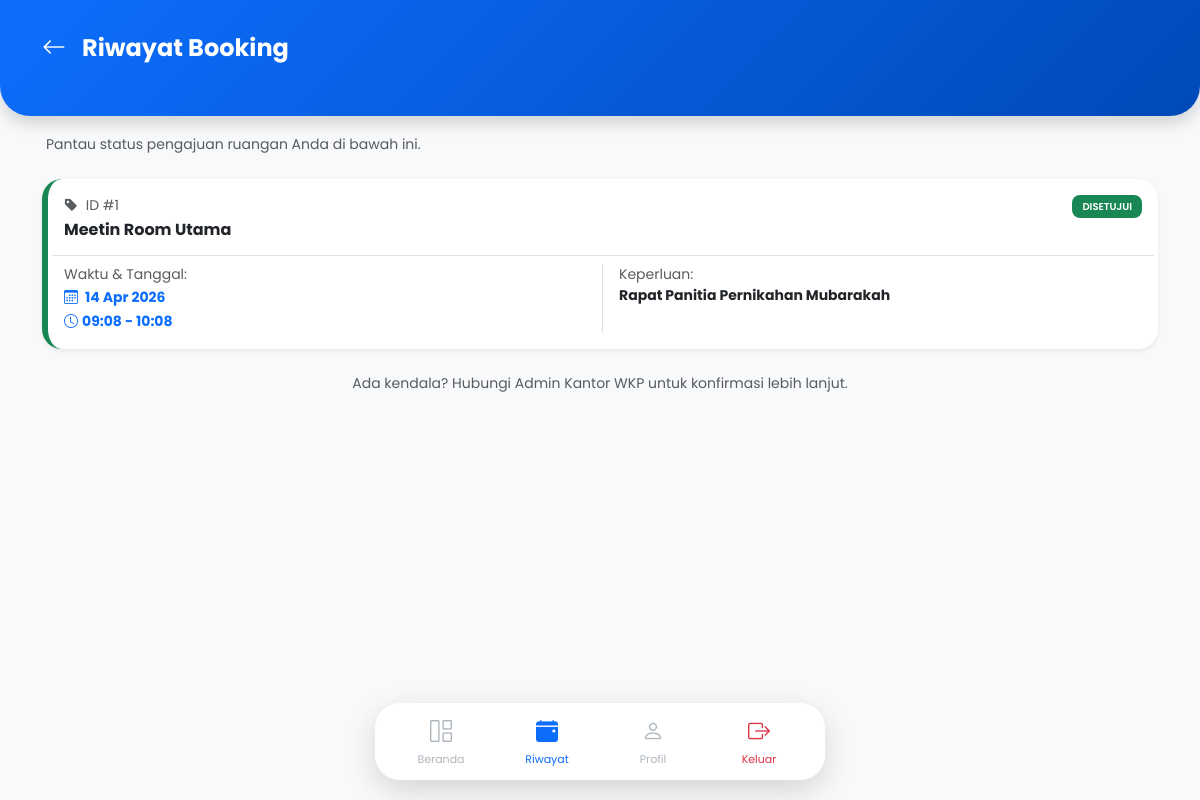
The app's page /user/riwayat.php (signed in), older data.
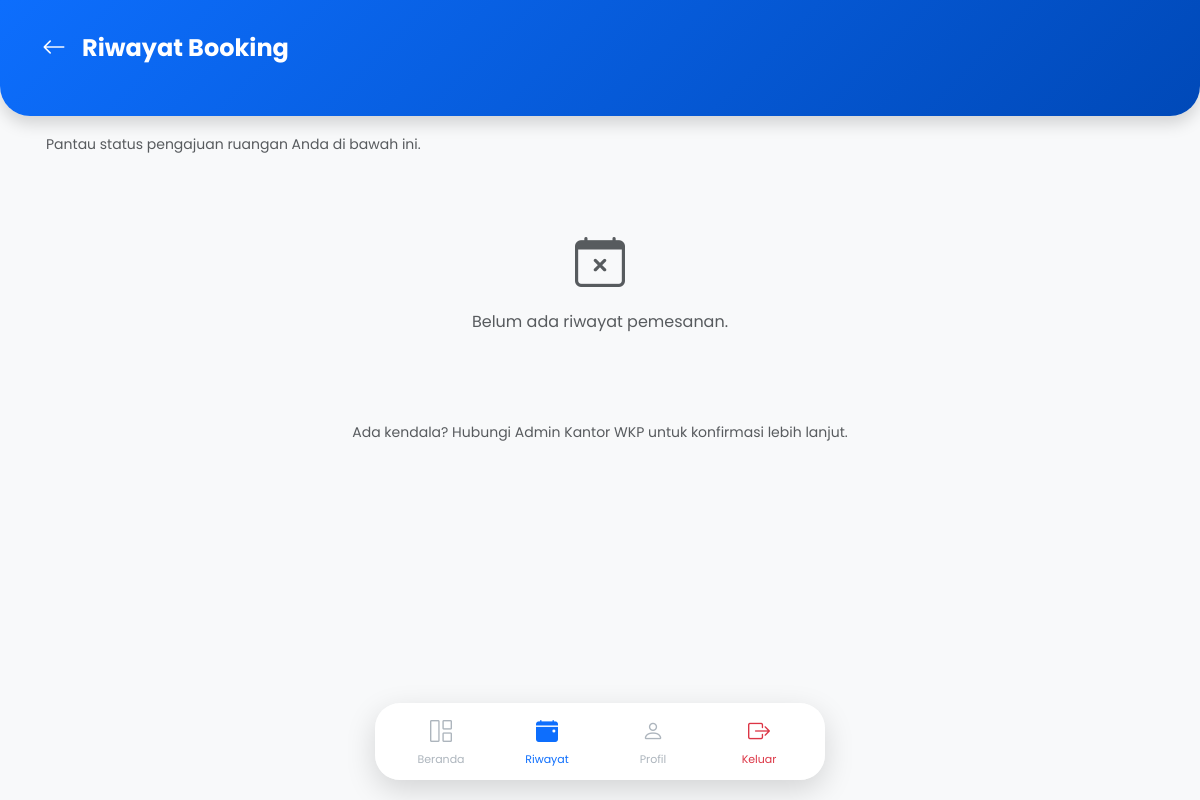
The same page, newer data.
### tables this page shows
CREATE TABLE `reservasi` (
  `id` int NOT NULL,
  `user_id` int NOT NULL,
  `institusi_peminjam` varchar(100) DEFAULT NULL,
  `ruangan_id` int NOT NULL,
  `tgl_pinjam` date NOT NULL,
  `tgl_selesai` date NOT NULL,
  `jam_mulai` time DEFAULT NULL,
  `jam_selesai` time DEFAULT NULL,
  `keperluan` text NOT NULL,
  `jumlah_orang` int DEFAULT NULL,
  `status` enum('pending','disetujui','ditolak') DEFAULT 'pending',
  `catatan_admin` text,
  `created_at` timestamp NULL DEFAULT CURRENT_TIMESTAMP
);

CREATE TABLE `ruangan` (
  `id` int NOT NULL,
  `nama_ruangan` varchar(100) NOT NULL,
  `tipe` enum('guest_house','meeting_room') NOT NULL,
  `kapasitas` int DEFAULT NULL,
  `fasilitas` text,
  `keterangan` text
);

### user/riwayat.php (the view, shortened to what this page needs)
<?php
include '../config/koneksi.php';
$user_id = $_SESSION['id_user'];
?>
<!DOCTYPE html>
<html lang="id">
<head>
    <link href="https://cdn.jsdelivr.net/npm/bootstrap@5.3.0/dist/css/bootstrap.min.css" rel="stylesheet">
    <link rel="stylesheet" href="https://cdn.jsdelivr.net/npm/bootstrap-icons@1.11.1/font/bootstrap-icons.css">
</head>
<body>
    <div class="header-section shadow">
        <div class="container">
            <div class="d-flex align-items-center">
                <a href="index.php" class="text-white me-3 fs-4"><i class="bi bi-arrow-left"></i></a>
                <h4 class="fw-bold mb-0">Riwayat Booking</h4>
            </div>
        </div>
    </div>
    <div class="container mt-5">
        <div class="px-1 mb-4">
            <p class="text-muted small">Pantau status pengajuan ruangan Anda di bawah ini.</p>
        </div>
        <?php
        $query = "SELECT reservasi.*, ruangan.nama_ruangan, ruangan.tipe
                  FROM reservasi
                  JOIN ruangan ON reservasi.ruangan_id = ruangan.id
                  WHERE reservasi.user_id = '$user_id'
                  ORDER BY reservasi.id DESC";
        $data = mysqli_query($koneksi, $query);
        if(mysqli_num_rows($data) == 0){
            echo '
            <div class="text-center py-5">
                <i class="bi bi-calendar-x text-muted" style="font-size: 50px;"></i>
                <p class="text-muted mt-2">Belum ada riwayat pemesanan.</p>
            </div>';
        }
        while($d = mysqli_fetch_array($data)){
            $status_class = $d['status'];
        ?>
        <div class="card history-card shadow-sm <?php echo $status_class; ?>">
            <div class="card-body p-3">
                <div class="d-flex justify-content-between align-items-start mb-2">
                    <div>
                        <span class="text-muted small mb-1 d-block">
                            <i class="bi bi-tag-fill me-1"></i> ID #<?php echo $d['id']; ?>
                        </span>
                        <h6 class="fw-bold mb-0"><?php echo $d['nama_ruangan']; ?></h6>
                    </div>
                    <?php
                    if($d['status'] == 'pending') echo '<span class="status-badge bg-warning text-dark">Pending</span>';
                    elseif($d['status'] == 'disetujui') echo '<span class="status-badge bg-success text-white">Disetujui</span>';
                    else echo '<span class="status-badge bg-danger text-white">Ditolak</span>';
                    ?>
                </div>
                <div class="row mt-3 border-top pt-2">
                    <div class="col-6 border-end">
                        <small class="text-muted d-block">Waktu & Tanggal:</small>
                        <small class="fw-bold text-primary">
                            <i class="bi bi-calendar3 me-1"></i>
                            <?php
                                if($d['tipe'] == 'guest_house'){
                                    echo date('d M', strtotime($d['tgl_pinjam'])) . " - " . date('d M Y', strtotime($d['tgl_selesai']));
                                } else {
                                    echo date('d M Y', strtotime($d['tgl_pinjam'])) . "<br>";
                                    echo '<i class="bi bi-clock me-1"></i>' . substr($d['jam_mulai'],0,5) . " - " . substr($d['jam_selesai'],0,5);
                                }
                            ?>
                        </small>
                    </div>
                    <div class="col-6 px-3">
                        <small class="text-muted d-block">Keperluan:</small>
                        <small class="fw-bold d-block text-truncate"><?php echo $d['keperluan']; ?></small>
                    </div>
                </div>
            </div>
        </div>
        <?php } ?>
        <div class="text-center mt-4">
            <p class="small text-muted px-4">Ada kendala? Hubungi Admin Kantor WKP untuk konfirmasi lebih lanjut.</p>
        </div>
    </div>
    <?php include 'navbar.php'; ?>
</body>
</html>

Row changes from the older to the newer data that the page shows:
removed reservasi: id "1", ruangan.nama_ruangan "Meetin Room Utama", status "DISETUJUI", tgl_pinjam "14 Apr 2026", jam_mulai "09:08", jam_selesai "10:08", keperluan "Rapat Panitia Pernikahan Mubarakah"
Text that changed along with them:
text now shown: "Belum ada riwayat pemesanan."
